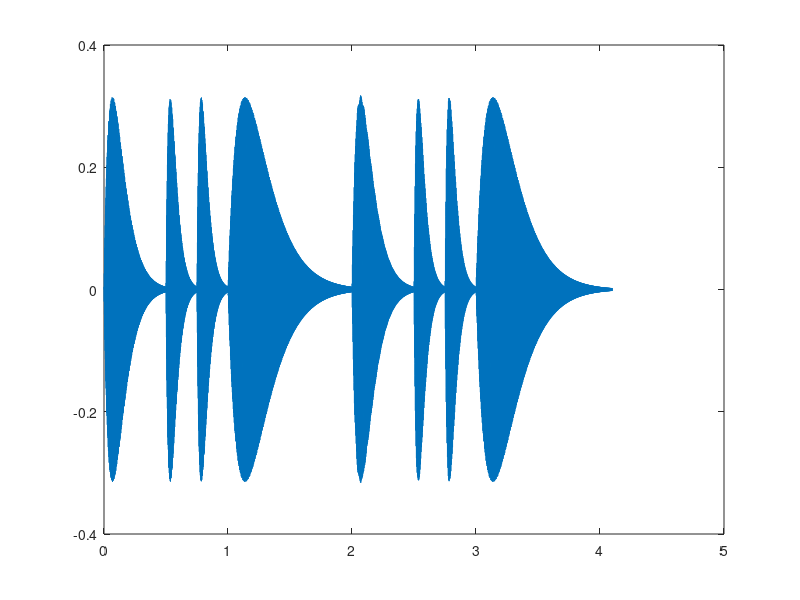

Recreate this plot in MATLAB. (Note: this script raises an error after producing the figure.)
baseA = 220;
realBase = baseA * 2^(8/12);  % 1=F调
% 乐曲中用到的基本是低一组和高一组
diffs = [-12,-10,-8,-7,-5,-3,-1,0,2,4,5,7,9,11,12,14,16,17,19,21,23];
baseFreq = realBase*2.^(diffs/12);
mid = @(x) baseFreq(x+7);  % mid(1) = F
low = @(x) baseFreq(x);
high = @(x) baseFreq(x+14);

Fs = 8000;
beatTime = 0.5;
shiftRatio = 1.1;
song = [ % 按照2拍分节
    mid(5),1; mid(5),0.5; mid(6),0.5;
    mid(2),2;
    mid(1),1; mid(1),0.5; low(6),0.5;
    mid(2),2;
];
envelope = @(x) (6*x.*exp(-8*x));

tunes = [];
rows = size(song, 1);
shiftLen = 0;
for k = 1:rows
    f = song(k,1);
    T = beatTime * song(k,2) * shiftRatio;  % 这里对单音做延长
    t = linspace(0, T, Fs*T)';
    harmoConfs = [1, 0.3, 0.15];
    res = sin(2*pi*f*t*(1:length(harmoConfs))) * harmoConfs' .* envelope(t/T) ;
    tunes = [
        tunes(1:end-shiftLen);
        tunes(end-shiftLen+1:end) + res(1:shiftLen);
        res(shiftLen+1:end);
    ]; % 拼接，没有check res是否够长，通常可以满足
    shiftLen = round(Fs * beatTime * song(k, 2) * (shiftRatio - 1));  % 取到延长部分的点数
end

plot([0:length(tunes)-1]/Fs, tunes);
sound(tunes, Fs);
audiowrite('../results/1_4.wav', tunes, Fs);
